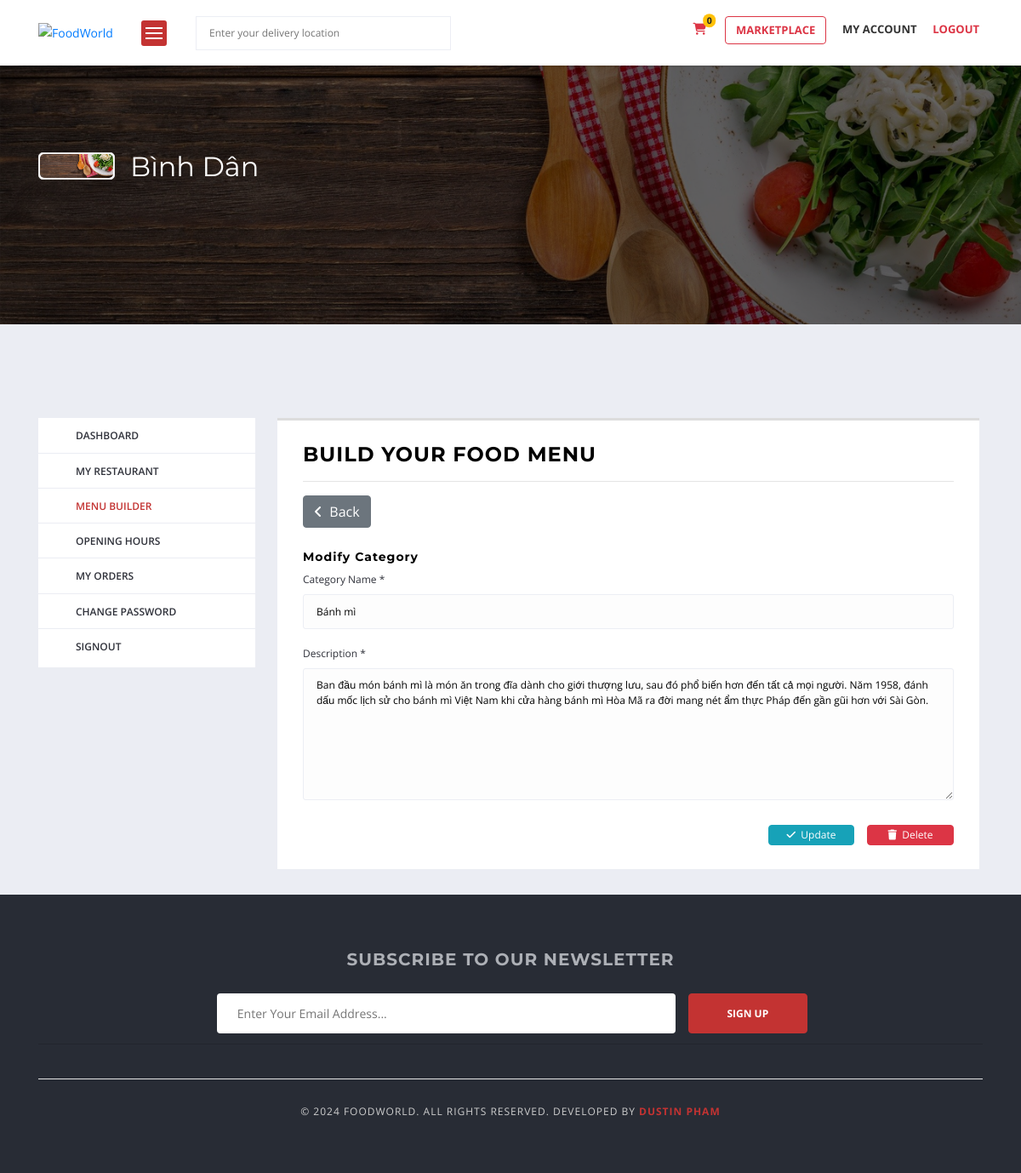
Screenshot of /accounts/vendor/menu-builder/category/edit/2 (signed in) with the database file from the repository.
### vendor/models.py (models this page shows, shortened)
class Vendor(models.Model):
  user = models.OneToOneField(User, related_name='user_vendor', on_delete=models.CASCADE)
  user_profile = models.OneToOneField(UserProfile, related_name='vendor_by_user_profile', on_delete=models.CASCADE)
  vendor_name = models.CharField(max_length=50)
  vendor_slug = models.SlugField(max_length=100, unique=True)
  vendor_license = models.ImageField(upload_to='vendor/license')
  is_approved = models.BooleanField(default=False)
  created_at = models.DateTimeField(auto_now_add=True)
  modified_at = models.DateTimeField(auto_now=True)

### menu/models.py (models this page shows, shortened)
class Category(models.Model):
  vendor = models.ForeignKey(Vendor, on_delete=models.CASCADE)
  category_name = models.CharField(max_length=50)
  slug = models.SlugField(max_length=100, unique=True)
  description = models.TextField(blank=True, max_length=250)
  created_at = models.DateTimeField(auto_now_add=True)
  updated_at = models.DateTimeField(auto_now=True)
  class Meta:
    verbose_name = 'category'
    verbose_name_plural = 'categories'

### vendor/views.py (the view)
# urls.py: path('menu-builder/category/edit/<int:category_id>', views.edit_category, name='edit_category'),
@login_required(login_url='login')
@user_passes_test(check_role_vendor)
def edit_category(request, category_id=None):
  category = get_category(request, category_id)
  if request.method == 'POST':
    form = CategoryForm(request.POST, instance=category)
    if form.is_valid():
      category_name = form.cleaned_data['category_name']
      category = form.save(commit=False)
      category.vendor = get_vendor(request)
      category.slug = slugify(category_name)
      form.save()
      messages.success(request, 'Category updated successfully.')
      return redirect('menu_builder')
    else:
      print(form.errors)
  else:
    form = CategoryForm(instance=category)
  context = {
      'form': form,
      'category': category
    }
  return render(request, 'vendor/edit_category.html', context)

### menu/forms.py
class CategoryForm(forms.ModelForm):
  class Meta:
    model = Category
    fields = ['category_name', 'description']

### accounts/context_processors.py (called while the page is built)
def get_vendor(request):
  try:
    vendor = Vendor.objects.get(user=request.user)
  except:
    vendor = None
  return dict(vendor=vendor)

def get_user_profile(request):
  try:
    user_profile = UserProfile.objects.get(user=request.user)
  except:
    user_profile = None
  return dict(user_profile=user_profile)

def get_google_api(request):
  return {'GOOGLE_API_KEY': settings.GOOGLE_API_KEY}

def get_paypal_client_id(request):
  return {'PAYPAL_CLIENT_ID': settings.PAYPAL_CLIENT_ID}

### accounts/views.py (called while the page is built)
def check_role_vendor(user):
  if user.role == 1:
    return True
  else:
    PermissionDenied

### marketplace/context_processors.py (called while the page is built)
def get_cart_counter(request):
  cart_count = 0
  if request.user.is_authenticated:
    try:
      cart_items = Cart.objects.filter(user=request.user)
      if cart_items:
        for cart_item in cart_items:
          cart_count += cart_item.quantity
      else:
        cart_count = 0
    except:
      cart_count = 0
  return dict(cart_count=cart_count)

def get_cart_amounts(request):
  subtotal = 0
  tax = 0
  grand_total = 0
  tax_dict = {}
  if request.user.is_authenticated:
    cart_items = Cart.objects.filter(user=request.user)
    for cart_item in cart_items:
      food_item = FoodItem.objects.get(id=cart_item.food_item.id)
      subtotal += (food_item.price * cart_item.quantity)
    get_tax = Tax.objects.filter(is_active=True)
    for tax_item in get_tax:
      tax_type = tax_item.tax_type
      tax_percentage = tax_item.tax_percentage
      tax_amount = round((tax_percentage * subtotal)/100, 2)
      tax_dict.update({tax_type: {str(tax_percentage): tax_amount}})
    tax = 0
    tax = sum(x for key in tax_dict.values() for x in key.values())
    grand_total = subtotal + tax
  return dict(subtotal=subtotal, tax=tax, grand_total=grand_total, tax_dict=tax_dict)

### orders/request_object.py (called while the page is built)
def RequestObjectMiddleware(get_response):
    def middleware(request):
        models.request_object = request
        response = get_response(request)
        return response
    return middleware

### vendor/views.py (called while the page is built)
def get_category(request, category_id=None):
  category = get_object_or_404(Category, id=category_id)
  return category

### templates/vendor/edit_category.html (shortened to what this page needs)
{% extends "base.html" %}
{% load static %}
{% block content %}
<div class="main-section">
  {% include 'includes/cover_vendor.html' %}
  <div class="page-section account-header buyer-logged-in">
    <div class="container">
      <div class="row">
        <div class="col-lg-3 col-md-3 col-sm-12 col-xs-12">
          {% include 'includes/vendor_sidebar.html' %}
        </div>
        <div class="col-lg-9 col-md-9 col-sm-12 col-xs-12">
          <div class="user-dashboard loader-holder">
            <div class="user-holder">
              <h2 class="text-uppercase">Build your food menu</h2>
              <hr />
              <div class="text-left">
                <button class="btn btn-secondary" onclick="history.back()">
                  <i class="fa fa-angle-left" aria-hidden="true"></i>&nbsp;&nbsp;Back
                </button>
              </div>
              <br />
              <h6>Modify Category</h6>
              <form action="{% url 'edit_category' category.id %}" method="post">
                <div class="form-fields-set">
                  <div class="row">
                    <div class="col-lg-12 col-md-12">
                      <div class="field-holder">
                        <label>Category Name *</label>
                          {{ form.category_name }}
                      </div>
                    </div>
                    <div class="col-lg-12 col-md-12">
                      <div class="field-holder">
                        <label>Description *</label>
                          {{ form.description }}
                      </div>
                    </div>
                  </div>
                </div>
                <div class="float-right">
                  <button type="submit" class="btn btn-info">
                    <i class="fa fa-check" aria-hidden="true"></i>&nbsp;&nbsp;Update
                  </button>&nbsp;&nbsp;&nbsp;
                  <a class="btn btn-danger" href="{% url 'delete_category' category.id %}"
                    onclick="return confirm('Are you sure want to delete this category?')"
                    style="text-decoration:none; width:102px !important; height:24px !important;
                    font-size:12px !important; padding: 2px 21px !important">
                    <i class="fa fa-trash" aria-hidden="true"></i>&nbsp;&nbsp;Delete
                  </a>
                </div>
                <br />
              </form>
            </div>
          </div>
        </div>
      </div>
    </div>
  </div>
</div>
{% endblock %}

### templates/includes/cover_vendor.html (shortened to what this page needs)
{% load static %}
<div class="page-section restaurant-detail-image-section"
  style="background: url({% if vendor.user_profile.cover_photo %} {{ vendor.user_profile.cover_photo.url }}
  {% else %} {% static 'images/default-cover.png' %} {% endif %}) no-repeat scroll 0 0 / cover;">
  <div class="container">
    <div class="row">
      <div class="col-lg-12 col-md-12 col-sm-12 col-xs-12">
        <div class="company-info-detail">
          <div class="company-info">
            <div class="img-holder">
              <figure>
                {% if vendor.user_profile.profile_picture %}
                  <img src="{{ vendor.user_profile.profile_picture.url }}" alt="">
                {% else %}
                  <img src="{% static 'images/default-cover.png' %}" alt="">
                {% endif %}
              </figure>
            </div>
            <div class="text-holder">
              <span class="restaurant-title">{{ vendor.vendor_name }}</span>
            </div>
          </div>
        </div>
      </div>
    </div>
  </div>
</div>

### foodWorld_main/static/css/custom.css (style rules this page uses)
.btn.btn-info { padding: 2px 1.75em !important; font-size: 12px !important; cursor: pointer !important; }
.btn.btn-danger { padding: 2px 1.75em !important; font-size: 12px !important; cursor: pointer !important; }

### templates/base.html (style rules this page uses)
body, .main-section p, .mce-content-body p { font:Normal 14px/24px "Open Sans", sans-serif;letter-spacing: 0px;text-transform: none;color: #515151 !important; }

### rows the page displays
Vendor: vendor_name "Bình Dân"
Category: category_name "Bánh mì", description "Ban đầu món bánh mì là món ăn trong đĩa dành cho giới thượng lưu, sau đó phổ biến hơn đến tất cả mọi người. Năm 1958, đánh dấu mốc lịch sử cho bánh mì Việt Nam khi cửa hàng bánh mì Hòa Mã ra đời mang nét ẩm thực Pháp đến gần gũi hơn với Sài Gòn."

### other values shown
{{ cart_count }} "0"
